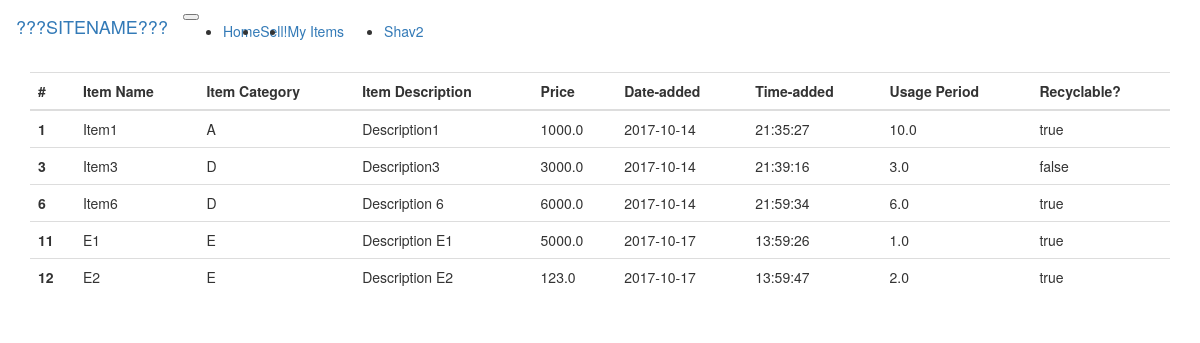
The app's page /my_posts (signed in) with its own data.
### tables this page shows
CREATE TABLE 'repository' ('item_id' INTEGER PRIMARY KEY AUTOINCREMENT NOT NULL, 'item_name' TEXT NOT NULL, 'item_description' TEXT, 'user_id' INTEGER NOT NULL, 'item_category' TEXT NOT NULL, 'usage_period' REAL, 'price' REAL NOT NULL,'recyclable' TEXT NOT NULL, 'date_added' DATETIME NOT NULL DEFAULT CURRENT_DATE, 'time_added' DATETIME NOT NULL DEFAULT CURRENT_TIME);

### application.py (the view)
@app.route('/my_posts')
@login_required_as_seller
def my_posts():
    posts = db.execute("SELECT * FROM repository WHERE user_id = :userID", userID = session["user_id"])
    return render_template("my_posts.html", posts = posts)

### application.py (called while the page is built)
    @app.after_request
    def after_request(response):
        response.headers["Cache-Control"] = "no-cache, no-store, must-revalidate"
        response.headers["Expires"] = 0
        response.headers["Pragma"] = "no-cache"
        return response

### helpers.py (called while the page is built)
def login_required_as_seller(f):
    @wraps(f)
    def decorated_function(*args, **kwargs):
        if session.get("user_id") is None or session.get("user_category") != 1:
            return error("You are not allowed to access this page")
        return f(*args, **kwargs)
    return decorated_function

### templates/my_posts.html (shortened to what this page needs)
{% extends "seller_index.html" %}
{% block main %}
<div class="container">
<table class="table">
	<head>
		<tr>
			<th>#</th>
			<th>Item Name</th>
			<th>Item Category</th>
			<th>Item Description </th>
			<th>Price</th>
			<th>Date-added</th>
			<th>Time-added</th>
			<th>Usage Period</th>
			<th>Recyclable?</th>
		</tr>
	<tbody>
		{% for post in posts %}
		<tr>
			<th scope="row">{{ post["item_id"] }}</th>
			<td>{{ post["item_name"] }}</td>
			<td>{{ post["item_category"] }}</td>
			<td>{{ post["item_description"] }}</td>
			<td>{{ post["price"] }}</td>
			<td>{{ post["date_added"] }}</td>
			<td>{{ post["time_added"] }}</td>
			<td>{{ post["usage_period"] }}</td>
			<td>{{ post["recyclable"] }} </td>
		</tr>
		{% endfor %}
	</tbody>
</table>
</div>
{% endblock %}

### static/styles.css (style rules this page uses)
body { background-image: url("background.jpg"); background-size: cover; }

### records on screen
repository: item_id "1", item_name "Item1", item_category "A", item_description "Description1", price "1000.0", date_added "2017-10-14", time_added "21:35:27", usage_period "10.0", recyclable "true"
repository: item_id "3", item_name "Item3", item_category "D", item_description "Description3", price "3000.0", date_added "2017-10-14", time_added "21:39:16", usage_period "3.0", recyclable "false"
repository: item_id "6", item_name "Item6", item_category "D", item_description "Description 6", price "6000.0", date_added "2017-10-14", time_added "21:59:34", usage_period "6.0", recyclable "true"
repository: item_id "11", item_name "E1", item_category "E", item_description "Description E1", price "5000.0", date_added "2017-10-17", time_added "13:59:26", usage_period "1.0", recyclable "true"
repository: item_id "12", item_name "E2", item_category "E", item_description "Description E2", price "123.0", date_added "2017-10-17", time_added "13:59:47", usage_period "2.0", recyclable "true"

### other values on screen
{{ session.user_name }} "Shav2"
